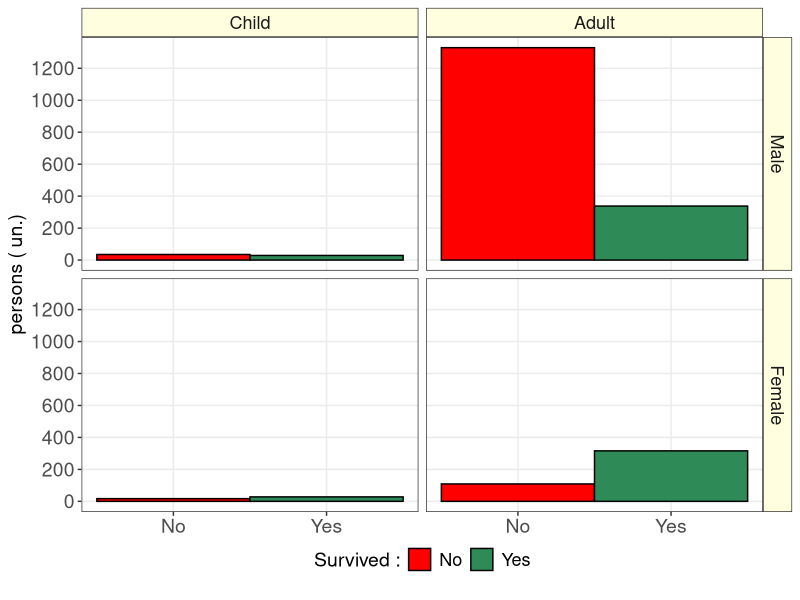

Generate this figure with R:
## STEP 1: DRAW THE BASE BAR PLOT
library(ggplot2)
base <- ggplot(data = as.data.frame(Titanic), 
               aes(x = Survived)) + 
  geom_bar(aes(fill = Survived, weight = Freq), 
           colour = 'black', width = 1) + 
  facet_grid(Sex ~ Age) + theme_bw()
## STEP 2: CORRECT LABELS 
h1 <- base + ylab('persons ( un.)') + 
  xlab('')
## STEP 3: GROW LABELS AND ADJUST BIN COLORS
h2 <- h1 + 
  scale_y_continuous(labels = seq(0,16000,200), 
                     breaks = seq(0,16000,200),
                     minor_breaks = 0) +
  scale_fill_manual(values = c('No' = 'red',
                               'Yes' = 'seagreen'),
                    name = 'Survived :')
## STEP 4: ADJUST THEME 
h3 <- h2 + theme(text = element_text(size = 14),
                 axis.text = element_text(size = 14),
                 legend.text = element_text(size = 13),
                 strip.text = element_text(size = 13),
                 legend.position = c(.5,-.1), legend.direction = 'horizontal',
                 strip.background = element_rect(fill = 'lightyellow'),
                 plot.margin = unit(c(.2,.2,1,.2),'cm'))
h3
